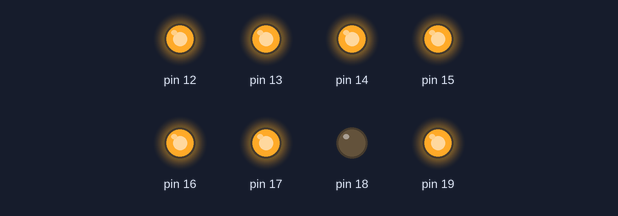
A sketch run on a simulated Arduino Uno, built with avr-gcc and run on an emulated ATmega328P. Shown: output pins drawn as LEDs (lit = HIGH).

Above: at 0.4 s.
At 1.6 s:
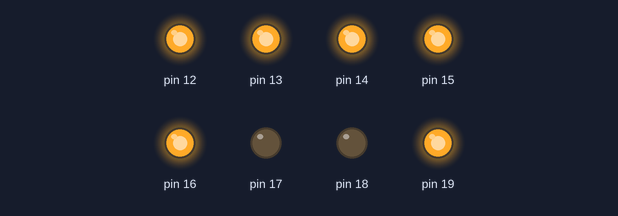
At 2.8 s:
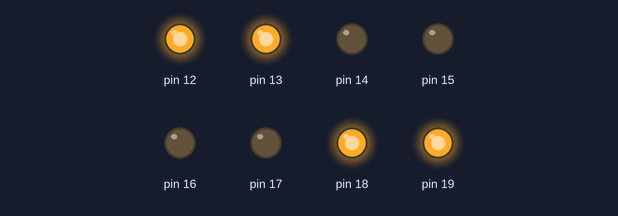
At 3.6 s:
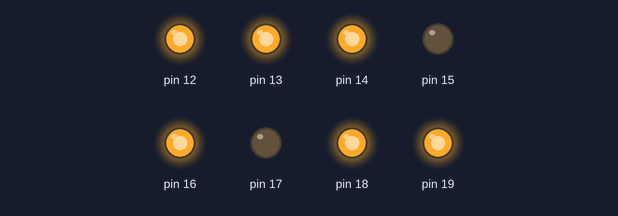
Timing chart, 0 to 4.6 s (numbered marks = the images above):
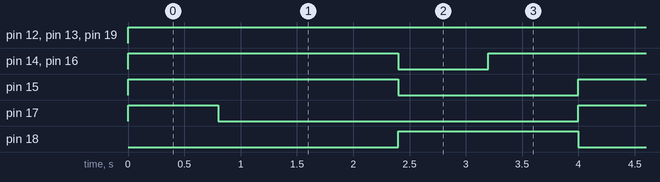

The sketch:

APPLEdisplaycode.ino
```cpp
void setup(){
  pinMode (12, OUTPUT);
  pinMode (13, OUTPUT);
  pinMode (14, OUTPUT);
  pinMode (15, OUTPUT);
  pinMode (16, OUTPUT);
  pinMode (17, OUTPUT);
  pinMode (18, OUTPUT);
  pinMode (19, OUTPUT);
}


void loop(){
  digitalWrite(12, HIGH);
  digitalWrite(13, HIGH);
  digitalWrite(14, HIGH);
  digitalWrite(15, HIGH);
  digitalWrite(16, HIGH);
  digitalWrite(17, HIGH);
  digitalWrite(18, LOW);
  digitalWrite(19, HIGH);
  delay(800);

  digitalWrite(12, HIGH);
  digitalWrite(13, HIGH);
  digitalWrite(14, HIGH);
  digitalWrite(15, HIGH);
  digitalWrite(16, HIGH);
  digitalWrite(17, LOW);
  digitalWrite(18, LOW);
  digitalWrite(19, HIGH);
  delay(800);

  digitalWrite(12, HIGH);
  digitalWrite(13, HIGH);
  digitalWrite(14, HIGH);
  digitalWrite(15, HIGH);
  digitalWrite(16, HIGH);
  digitalWrite(17, LOW);
  digitalWrite(18, LOW);
  digitalWrite(19, HIGH);
  delay(800);

  digitalWrite(12, HIGH);
  digitalWrite(13, HIGH);
  digitalWrite(14, LOW);
  digitalWrite(15, LOW);
  digitalWrite(16, LOW);
  digitalWrite(17, LOW);
  digitalWrite(18, HIGH);
  digitalWrite(19, HIGH);
  delay(800);
  digitalWrite(12, HIGH);
  digitalWrite(13, HIGH);
  digitalWrite(14, HIGH);
  digitalWrite(15, LOW);
  digitalWrite(16, HIGH);
  digitalWrite(17, LOW);
  digitalWrite(18, HIGH);
  digitalWrite(19, HIGH);
  delay(800);
}
```

Measured:
- by itself, pin 12, pin 13, pin 19: LOW → HIGH at 0.00 s
- by itself, pin 14, pin 16: repeats every 4.0 s: LOW 0.80 s, HIGH 3.2 s
- by itself, pin 15: alternates HIGH for 2.4 s and LOW for 1.6 s
- by itself, pin 17: alternates HIGH for 0.80 s and LOW for 3.2 s
- by itself, pin 18: alternates HIGH for 1.6 s and LOW for 2.4 s
